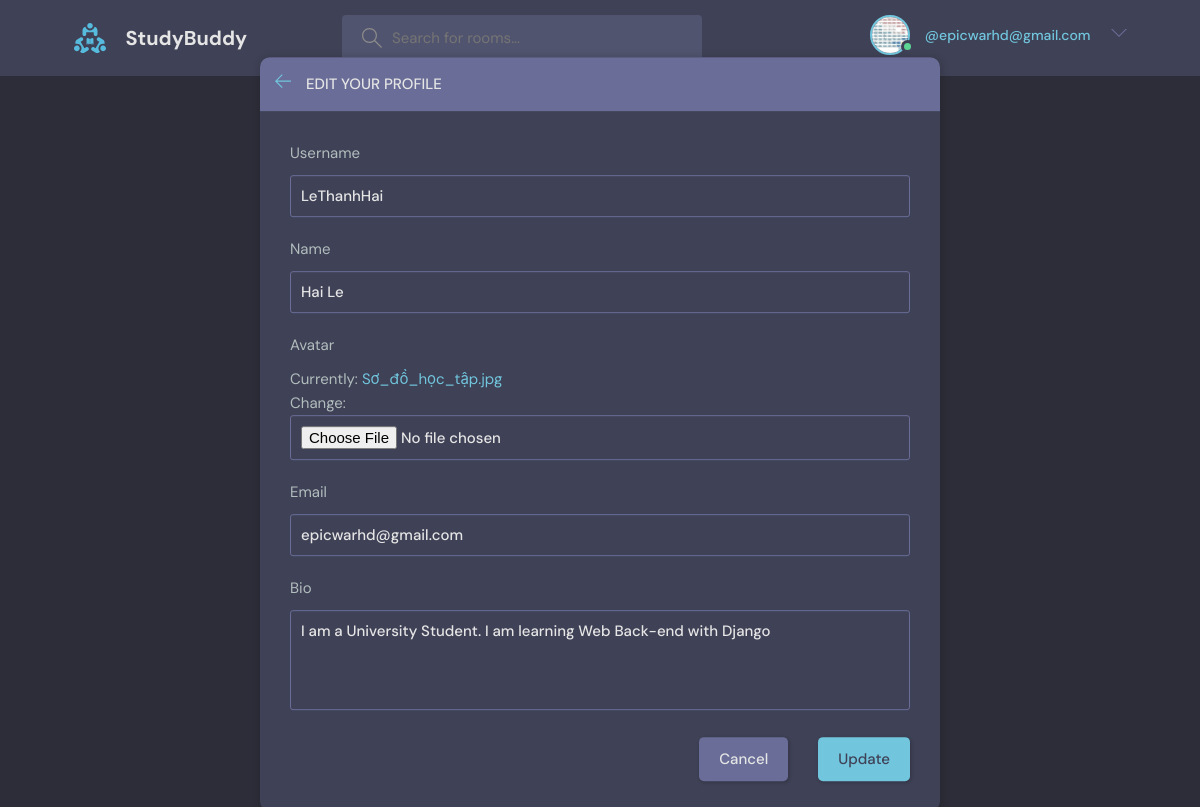
/edit-user/1 (signed in), run on the app's committed database.
### base/models.py (models this page shows)
class User(AbstractUser):
    name = models.CharField(max_length=200, null=True)
    email = models.EmailField(unique=True, null=True)
    bio = models.TextField(max_length=200, null=True)
    avatar = models.ImageField(null=True, default="avatar.svg")
    USERNAME_FIELD = 'email'
    REQUIRED_FIELDS = []

### base/views.py (the view)
# urls.py: path('edit-user/<str:pk>', views.edit_user, name='edit_user'),
@login_required(login_url='login')
def edit_user(request, pk):
    form = UserForm(instance=request.user)
    if request.method == 'POST':
        userform = UserForm(request.POST, request.FILES, instance=request.user)
        if userform.is_valid():
            userform.save()
            return redirect('profile', pk=request.user.id)
    context = {'form': form}
    return render(request, 'base/edit_user.html', context)

### base/forms.py
class UserForm(ModelForm):
    class Meta:
        model = User
        fields = ['username', 'name', 'avatar', 'email', 'bio']

### base/templates/base/edit_user.html (shortened to what this page needs)
{% extends 'main.html' %}
{% block content %}
  <body>
    <main class="update-account layout">
        <div class="container">
            <div class="layout__box">
                <div class="layout__boxHeader">
                    <div class="layout__boxTitle">
                        <a href="{% url 'profile' request.user.id %}">
                            <svg version="1.1" xmlns="http://www.w3.org/2000/svg" width="32" height="32"
                                viewBox="0 0 32 32">
                                <title>arrow-left</title>
                                <path
                                    d="M13.723 2.286l-13.723 13.714 13.719 13.714 1.616-1.611-10.96-10.96h27.625v-2.286h-27.625l10.965-10.965-1.616-1.607z">
                                </path>
                            </svg>
                        </a>
                        <h3>Edit your profile</h3>
                    </div>
                </div>
                <div class="layout__body">
                    <form class="form" action="" method="POST" enctype="multipart/form-data"> {% csrf_token %}
                        {% for field in form %}
                        <div class="form__group">
                            <label for="profile_pic">{{ field.label }}</label>
                            {{ field }}
                        </div>
                        {% endfor %}
                        <div class="form__action">
                            <a class="btn btn--dark" href="{% url 'profile' request.user.id %}">Cancel</a>
                            <button class="btn btn--main" type="submit">Update</button>
                        </div>
                    </form>
                </div>
            </div>
        </div>
    </main>
  </body>
{% endblock content %}

### templates/navbar.html (shortened to what this page needs)
{% load static %}
<header class="header header--loggedIn">
    <div class="container">
      <a href="{% url 'home' %}" class="header__logo">
        <img src="{% static 'images/logo.svg' %}" />
        <h1>StudyBuddy</h1>
      </a>
      <form class="header__search" method="GET" action="{% url 'home' %}">
        <label>
          <input name="q" placeholder="Search for rooms..." />
        </label>
      </form>
      <nav class="header__menu">
        {% if request.user.is_authenticated %}
        <div class="header__user">
          <a href="{% url 'profile' request.user.id %}">
            <div class="avatar avatar--medium active">
              <img src="{{ request.user.avatar.url }}" />
            </div>
            <p>{{ request.user.get_full_name }} <span>@{{ request.user }}</span></p>
          </a>
          <button class="dropdown-button">
            <svg version="1.1" xmlns="http://www.w3.org/2000/svg" width="32" height="32" viewBox="0 0 32 32">
              <title>chevron-down</title>
              <path d="M16 21l-13-13h-3l16 16 16-16h-3l-13 13z"></path>
            </svg>
          </button>
        </div>
        {% else %}
        <a href="{% url 'login' %}">
          <img src="{% static 'images/avatar.svg' %}" />
          <p>Login</p>
        </a>
        {% endif %}
      </nav>
    </div>
  </header>

### data on the page
User: user.avatar (picture), user "epicwarhd@gmail.com", form "LeThanhHai" "Hai Le" "epicwarhd@gmail.com" "I am a University Student. I am learning Web Back-end with Django"

### other printed values
{{ field.label }} "Username" "Name" "Avatar" "Email" "Bio"
